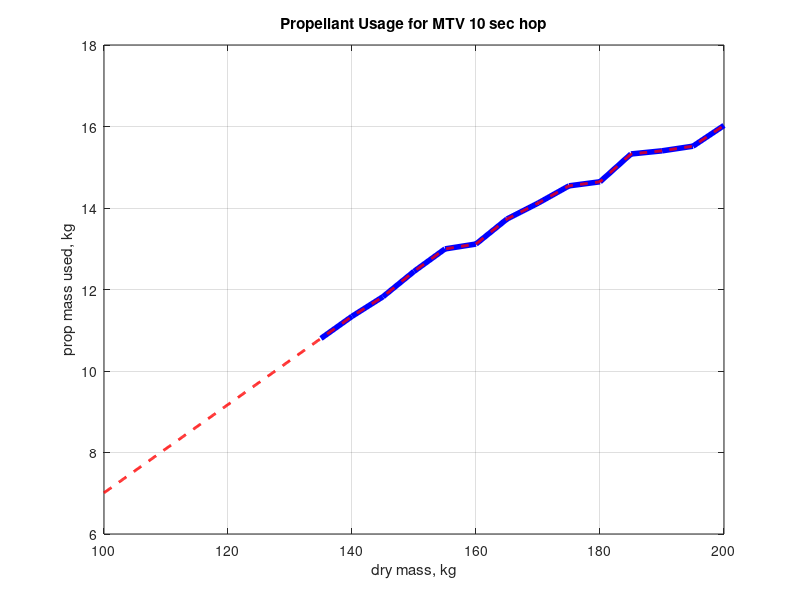

The MATLAB source for this figure:
%%%%%%%%%%%%%%%%%%%%%%%%%%%%%%%%%%%%%%%%%%%%%%%%%%%%%%%%%%%%%%%%%%%%%%%%%%%
% Copyright 2010 - 2015 Moon Express, Inc.
% All Rights Reserved.
%
% PROPRIETARY DATA NOTICE:
% The data herein include Proprietary Data and are restricted under the
% Data Rights provisions of Lunar CATALYST Space Act Agreement
% No. SAAM ID# 18251 and Reimbursable Space Act Agreement No.SAA2-402930.
% All information contained herein is and remains proprietary to and the
% property of Moon Express, Inc. Dissemination of this information or
% reproduction of this material is strictly forbidden unless prior
% written permission is obtained from Moon Express, Inc.
%%%%%%%%%%%%%%%%%%%%%%%%%%%%%%%%%%%%%%%%%%%%%%%%%%%%%%%%%%%%%%%%%%%%%%%%%%%

% figure
% dry_mass=[175.8 175.8 175.8 175.8 175.8 ];
% prop_mass_used=[18.2452 18.5758 18.9064 19.2268 19.4893 19.796];
% plot(wet_mass,prop_mass_used)
% grid,xlabel('total mass, kg'),ylabel('prop mass used, kg')
% title('Propellant Usage for MTV 10 sec hop')
% 

%dry_mass=[150 155 160 165 170 175.8 180 185 190 195 200];
%prop_mass_used=[14.0144 13.9478 14.100 14.147 14.197 14.327 14.6435 15.326 15.4027 15.5168 16.0253];
%mass.dry=[120 125 130 135 140 145 150 155 160 165 170 175 180 185 190 195 200];
%mass.prop_used=[8.3 9.5 10.5 10.931 11.3413 11.8233 12.4439 12.996 13.1158 13.7305 14.1181 14.5437 14.6435 15.326 15.4027 15.5168 16.0253];


figure
mass.dry=[135 140 145 150 155 160 165 170 175 180 185 190 195 200];
mass.prop_used=[10.8 11.3413 11.8233 12.4439 12.996 13.1158 13.7305 14.1181 14.5437 14.6435 15.326 15.4027 15.5168 16.0253];
plot(mass.dry,mass.prop_used,'b-','Linewidth',4)
grid,xlabel('dry mass, kg'),ylabel('prop mass used, kg')
title('Propellant Usage for MTV 10 sec hop')

xx=100:.1:200;
yy=interp1(mass.dry,mass.prop_used,xx,'linear','extrap');
hold
plot(xx,yy,'r--','Linewidth',2)
